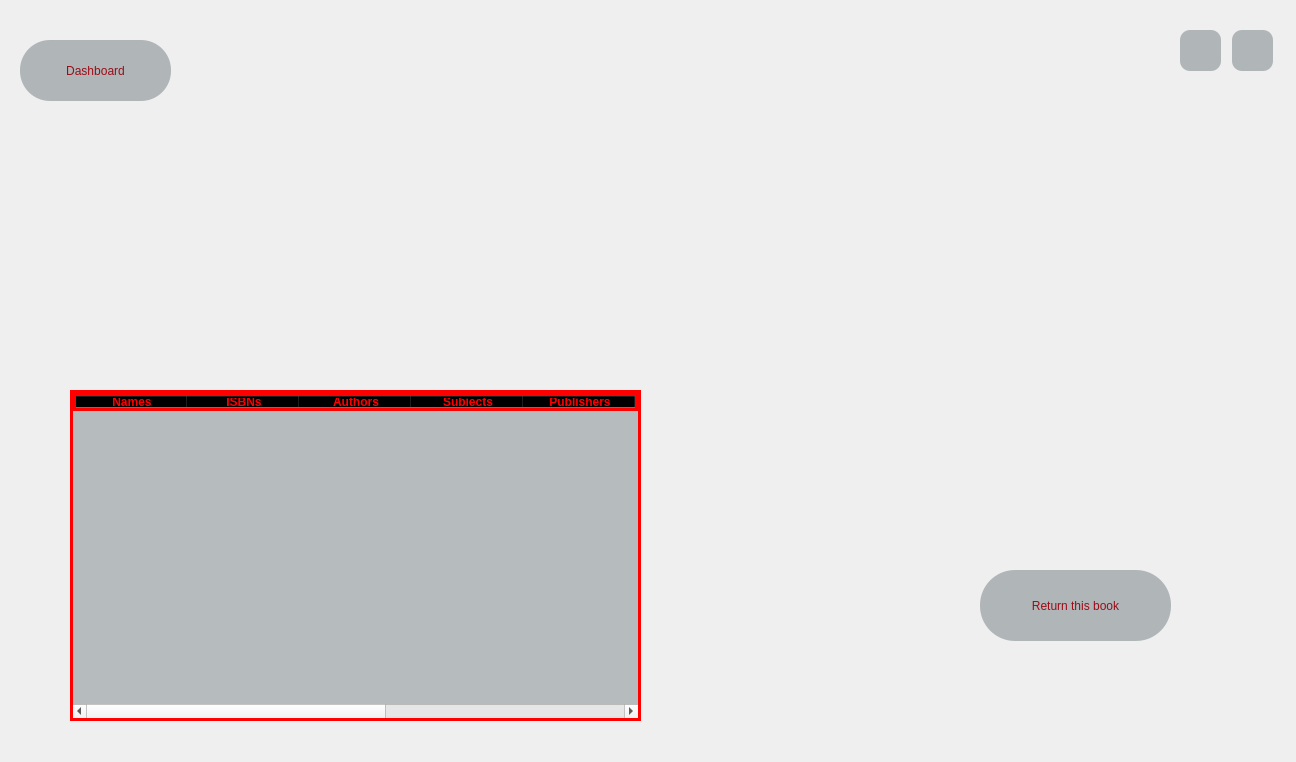
<?xml version="1.0" encoding="UTF-8"?>
<ui version="4.0">
 <class>returnGirl</class>
 <widget class="QMainWindow" name="returnGirl">
  <property name="geometry">
   <rect>
    <x>0</x>
    <y>0</y>
    <width>1296</width>
    <height>762</height>
   </rect>
  </property>
  <property name="minimumSize">
   <size>
    <width>1296</width>
    <height>762</height>
   </size>
  </property>
  <property name="maximumSize">
   <size>
    <width>1296</width>
    <height>762</height>
   </size>
  </property>
  <property name="windowTitle">
   <string>Return Girl</string>
  </property>
  <property name="windowIcon">
   <iconset resource="icons.qrc">
    <normaloff>:/icons/icons/mainicon.png</normaloff>:/icons/icons/mainicon.png</iconset>
  </property>
  <property name="styleSheet">
   <string notr="true">#centralwidget
{
	border-image: url(:/new/photos/returnGirl.jpg);
}
QPushButton
{
	color: rgb(155, 13, 24);
	background-color: rgb(176, 181, 184);
	font: 20pt &quot;Tw Cen MT Condensed Extra Bold&quot;;
    border-radius: 10px;
}
QPushButton:hover
{
	color: rgb(176, 181, 184);
	background-color: rgb(234, 19, 37);
}

</string>
  </property>
  <widget class="QWidget" name="centralwidget">
   <widget class="QTableWidget" name="tableWidget">
    <property name="geometry">
     <rect>
      <x>70</x>
      <y>390</y>
      <width>571</width>
      <height>331</height>
     </rect>
    </property>
    <property name="cursor" stdset="0">
     <cursorShape>PointingHandCursor</cursorShape>
    </property>
    <property name="styleSheet">
     <string notr="true">background-color: rgba(176, 181, 184 , 0.9);
border:3px solid rgb(255, 0, 0);
color: rgb(255, 0, 0);



</string>
    </property>
    <property name="selectionMode">
     <enum>QAbstractItemView::SingleSelection</enum>
    </property>
    <property name="selectionBehavior">
     <enum>QAbstractItemView::SelectRows</enum>
    </property>
    <property name="sortingEnabled">
     <bool>true</bool>
    </property>
    <attribute name="horizontalHeaderDefaultSectionSize">
     <number>112</number>
    </attribute>
    <column>
     <property name="text">
      <string>Names</string>
     </property>
     <property name="font">
      <font>
       <weight>75</weight>
       <bold>true</bold>
      </font>
     </property>
    </column>
    <column>
     <property name="text">
      <string>ISBNs</string>
     </property>
     <property name="font">
      <font>
       <weight>75</weight>
       <bold>true</bold>
      </font>
     </property>
    </column>
    <column>
     <property name="text">
      <string>Authors</string>
     </property>
     <property name="font">
      <font>
       <weight>75</weight>
       <bold>true</bold>
      </font>
     </property>
    </column>
    <column>
     <property name="text">
      <string>Subjects</string>
     </property>
     <property name="font">
      <font>
       <weight>75</weight>
       <bold>true</bold>
      </font>
     </property>
    </column>
    <column>
     <property name="text">
      <string>Publishers</string>
     </property>
     <property name="font">
      <font>
       <weight>75</weight>
       <bold>true</bold>
      </font>
     </property>
    </column>
    <column>
     <property name="text">
      <string>Languages</string>
     </property>
     <property name="font">
      <font>
       <weight>75</weight>
       <bold>true</bold>
      </font>
     </property>
    </column>
    <column>
     <property name="text">
      <string>Page Numbers</string>
     </property>
     <property name="font">
      <font>
       <weight>75</weight>
       <bold>true</bold>
      </font>
     </property>
    </column>
    <column>
     <property name="text">
      <string>Get Book Date</string>
     </property>
     <property name="font">
      <font>
       <weight>75</weight>
       <bold>true</bold>
      </font>
     </property>
    </column>
    <column>
     <property name="text">
      <string>Return Book Date</string>
     </property>
     <property name="font">
      <font>
       <weight>75</weight>
       <bold>true</bold>
      </font>
     </property>
    </column>
   </widget>
   <widget class="QPushButton" name="closeButton">
    <property name="geometry">
     <rect>
      <x>1232</x>
      <y>30</y>
      <width>41</width>
      <height>41</height>
     </rect>
    </property>
    <property name="cursor">
     <cursorShape>PointingHandCursor</cursorShape>
    </property>
    <property name="toolTip">
     <string>Close the app</string>
    </property>
    <property name="text">
     <string/>
    </property>
    <property name="icon">
     <iconset resource="icons.qrc">
      <normaloff>:/icons/icons/error.png</normaloff>:/icons/icons/error.png</iconset>
    </property>
    <property name="iconSize">
     <size>
      <width>30</width>
      <height>30</height>
     </size>
    </property>
   </widget>
   <widget class="QPushButton" name="menuButton">
    <property name="geometry">
     <rect>
      <x>1180</x>
      <y>30</y>
      <width>41</width>
      <height>41</height>
     </rect>
    </property>
    <property name="cursor">
     <cursorShape>PointingHandCursor</cursorShape>
    </property>
    <property name="toolTip">
     <string>Back to main menu</string>
    </property>
    <property name="text">
     <string/>
    </property>
    <property name="icon">
     <iconset resource="icons.qrc">
      <normaloff>:/icons/icons/previous.png</normaloff>:/icons/icons/previous.png</iconset>
    </property>
    <property name="iconSize">
     <size>
      <width>30</width>
      <height>30</height>
     </size>
    </property>
   </widget>
   <widget class="QPushButton" name="getButton">
    <property name="geometry">
     <rect>
      <x>980</x>
      <y>570</y>
      <width>191</width>
      <height>71</height>
     </rect>
    </property>
    <property name="cursor">
     <cursorShape>PointingHandCursor</cursorShape>
    </property>
    <property name="styleSheet">
     <string notr="true">border-radius: 35px;</string>
    </property>
    <property name="text">
     <string>Return this book</string>
    </property>
   </widget>
   <widget class="QPushButton" name="dashButton">
    <property name="geometry">
     <rect>
      <x>20</x>
      <y>40</y>
      <width>151</width>
      <height>61</height>
     </rect>
    </property>
    <property name="cursor">
     <cursorShape>PointingHandCursor</cursorShape>
    </property>
    <property name="styleSheet">
     <string notr="true">border-radius: 30px;
font: 24pt &quot;Tw Cen MT Condensed Extra Bold&quot;;</string>
    </property>
    <property name="text">
     <string>Dashboard</string>
    </property>
   </widget>
  </widget>
 </widget>
 <resources>
  <include location="icons.qrc"/>
 </resources>
 <connections/>
</ui>
